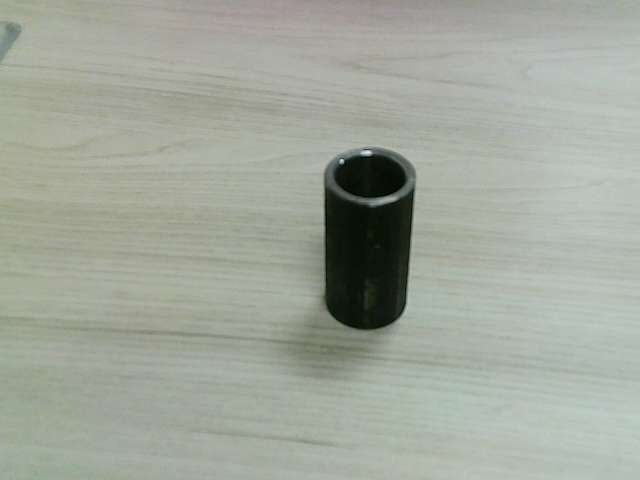
#> input picture dataset/eca_0000.jpg, 640 x 480 px; its folder holds only this picture in this run
$ python auto_label.py
#> lines starting #> are read from the running program, lines starting #| are printed output that depends on the picture; after the words box and inside, x2 and y2 are one past the last pixel; in counts of white or black regions, pixels touching at a corner belong together
import cv2
import os
import glob
import numpy as np

def auto_label():
    img_dir = "dataset"
    images = glob.glob(os.path.join(img_dir, "*.jpg"))

    print(f"Encontradas {len(images)} imagens.")

    for img_path in images:
        img = cv2.imread(img_path)
#> img is the input picture: shape (480, 640, 3); mean B, G, R 156.5, 167.2, 161.7
        h, w = img.shape[:2]
#> h = 480; w = 640

        # Converte para cinza e aplica blur/threshold
        gray = cv2.cvtColor(img, cv2.COLOR_BGR2GRAY)
        blurred = cv2.GaussianBlur(gray, (7, 7), 0)

        # Tenta detectar bordas/objetos
        # Método Otsu é bom para separar fundo de objeto se houver contraste
        _, thresh = cv2.threshold(blurred, 0, 255, cv2.THRESH_BINARY_INV + cv2.THRESH_OTSU)
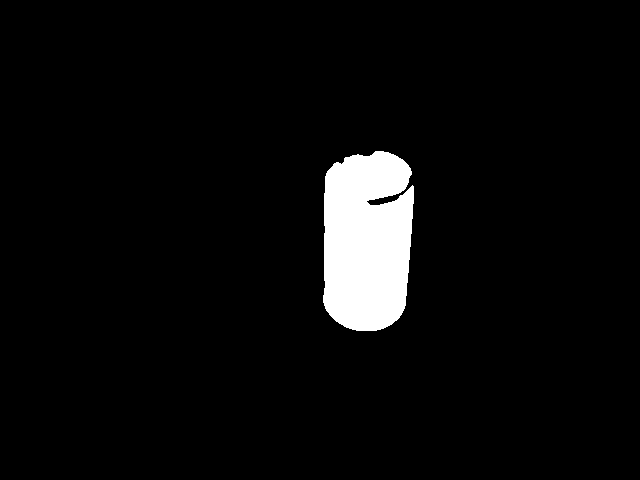
#> thresh: shape (480, 640); 4.6% white; 1 white region

        # Encontra contornos
        contours, _ = cv2.findContours(thresh, cv2.RETR_EXTERNAL, cv2.CHAIN_APPROX_SIMPLE)
#> contours = 1 contour; box (x1, y1, x2, y2) and area: (323, 151, 414, 331) 13806

        if not contours:
            print(f"Aviso: Nenhum objeto detectado em {img_path}")
            continue

        # Pega o maior contorno (assumindo que é a peça)
        c = max(contours, key=cv2.contourArea)
#> c = contour of 179 points, box (x1, y1, x2, y2) (323, 151, 414, 331), area 13806

        # Pega o bounding box
        x, y, bw, bh = cv2.boundingRect(c)
#> x = 323; y = 151; bw = 91; bh = 180

        # Filtro simples: se for muito pequeno (ruído) ou muito grande (toda a tela), ignora
        if cv2.contourArea(c) < 1000 or (bw * bh) > (w * h * 0.95):
            # Se falhar, usa um box central como fallback
            cx, cy = w / 2, h / 2
            bw, bh = w * 0.4, h * 0.4
            x, y = cx - bw/2, cy - bh/2

        # Converte para formato YOLO (normalizado 0-1 e centro x,y)
        # class x_center y_center width height
        cx = (x + bw / 2) / w
#> cx = 0.576
        cy = (y + bh / 2) / h
#> cy = 0.502
        nw = bw / w
#> nw = 0.142
        nh = bh / h
#> nh = 0.375

        # Salva o arquivo .txt com o mesmo nome da imagem
        txt_path = img_path.replace(".jpg", ".txt")
        with open(txt_path, "w") as f:
            f.write(f"0 {cx:.6f} {cy:.6f} {nw:.6f} {nh:.6f}\n")

        print(f"Gerado label para {os.path.basename(img_path)}")

if __name__ == "__main__":
    auto_label()

$ run again, on dataset/eca_0004.jpg
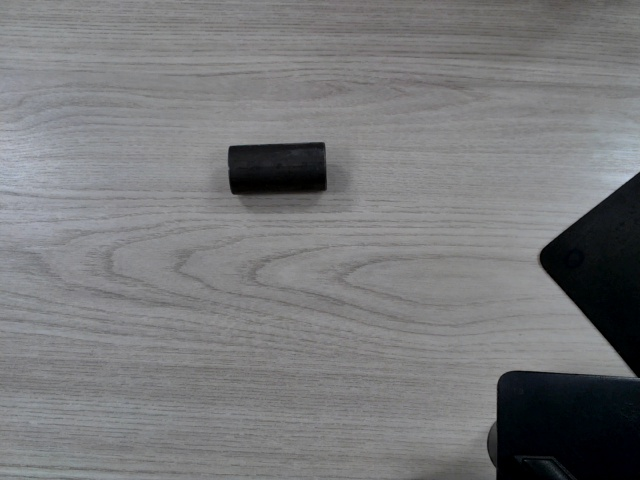
#> input picture dataset/eca_0004.jpg, 640 x 480 px
#> in auto_label, img is the input picture: shape (480, 640, 3); mean B, G, R 122.3, 120.8, 120.1
#> in auto_label, `_, thresh = cv2.threshold(blurred, 0, 255, cv2.THRESH_BINARY_INV + cv2..`:
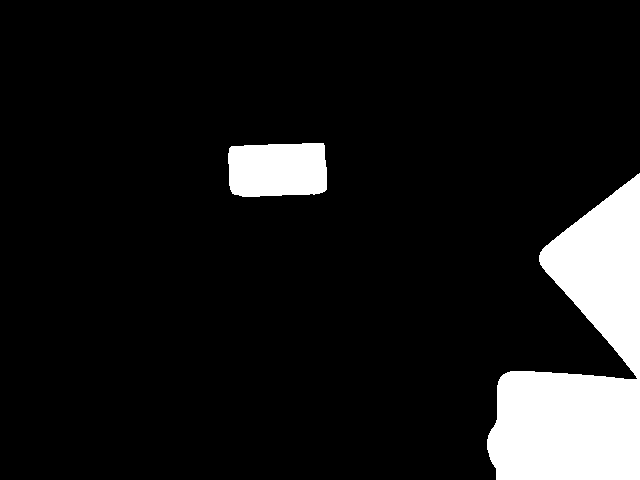
#> thresh: shape (480, 640); 10.2% white; 2 white regions
#> contours = 2 contours; box (x1, y1, x2, y2) and area: (487, 173, 640, 480) 26039, (228, 143, 327, 197) 4806
#> c = contour of 149 points, box (x1, y1, x2, y2) (487, 173, 640, 480), area 26039
#> x = 487; y = 173; bw = 153; bh = 307
#> cx = 0.88
#> cy = 0.68
#> nw = 0.239
#> nh = 0.64

$ run again, on dataset/eca_0005.jpg
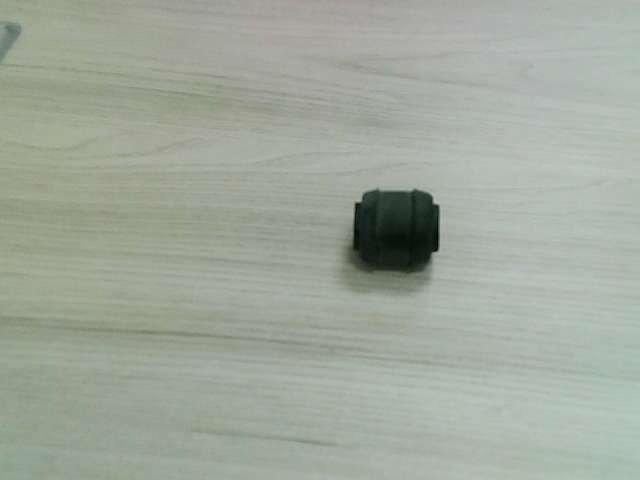
#> input picture dataset/eca_0005.jpg, 640 x 480 px
#> in auto_label, img is the input picture: shape (480, 640, 3); mean B, G, R 156.9, 168.6, 161
#> in auto_label, `_, thresh = cv2.threshold(blurred, 0, 255, cv2.THRESH_BINARY_INV + cv2..`:
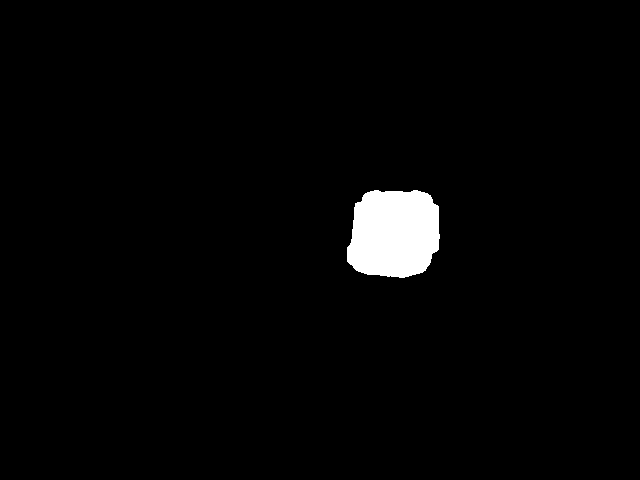
#> thresh: shape (480, 640); 2.2% white; 1 white region
#> contours = 1 contour; box (x1, y1, x2, y2) and area: (347, 190, 440, 278) 6728
#> c = contour of 112 points, box (x1, y1, x2, y2) (347, 190, 440, 278), area 6728
#> x = 347; y = 190; bw = 93; bh = 88
#> cx = 0.615
#> cy = 0.487
#> nw = 0.145
#> nh = 0.183

$ run again, on dataset/eca_0006.jpg
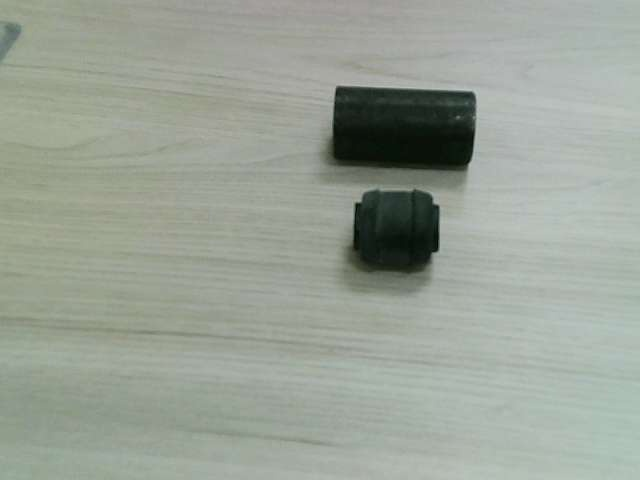
#> input picture dataset/eca_0006.jpg, 640 x 480 px
#> in auto_label, img is the input picture: shape (480, 640, 3); mean B, G, R 151, 161.7, 154.1
#> in auto_label, `_, thresh = cv2.threshold(blurred, 0, 255, cv2.THRESH_BINARY_INV + cv2..`:
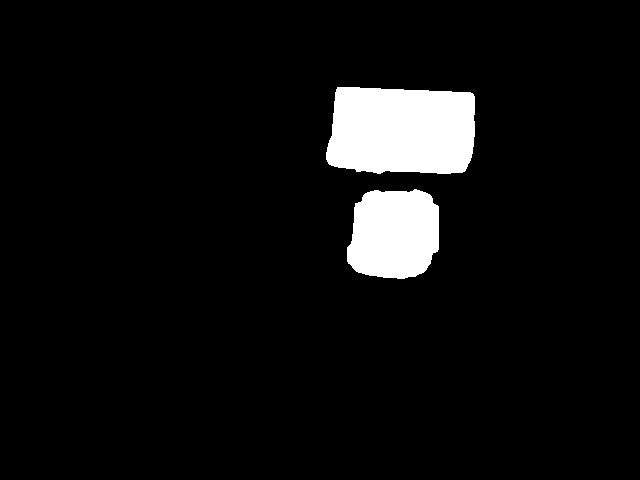
#> thresh: shape (480, 640); 6.1% white; 2 white regions
#> contours = 2 contours; box (x1, y1, x2, y2) and area: (326, 87, 475, 174) 11459, (347, 189, 439, 279) 6818
#> c = contour of 102 points, box (x1, y1, x2, y2) (326, 87, 475, 174), area 11459
#> x = 326; y = 87; bw = 149; bh = 87
#> cx = 0.626
#> cy = 0.272
#> nw = 0.233
#> nh = 0.181

$ run again, on dataset/eca_0001.jpg
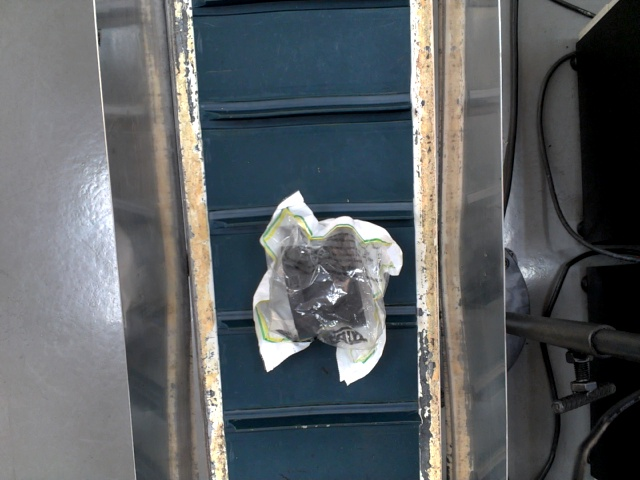
#> input picture dataset/eca_0001.jpg, 640 x 480 px
#> in auto_label, img is the input picture: shape (480, 640, 3); mean B, G, R 98.7, 95.8, 91.2
#> in auto_label, `gray = cv2.cvtColor(img, cv2.COLOR_BGR2GRAY)`:
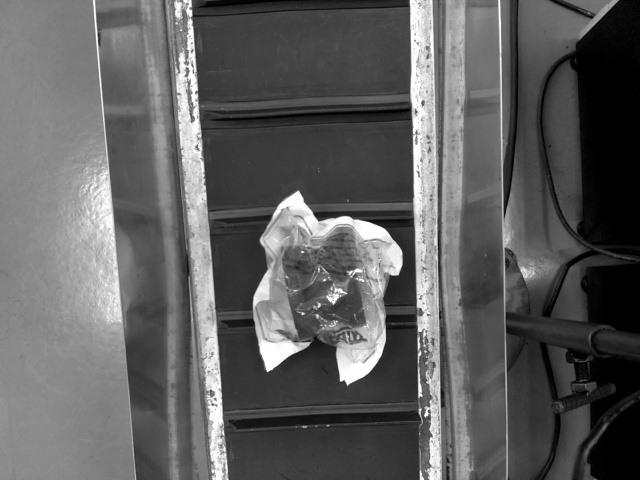
#> gray: shape (480, 640); min 0, max 255, mean 94.7
#> in auto_label, `_, thresh = cv2.threshold(blurred, 0, 255, cv2.THRESH_BINARY_INV + cv2..`:
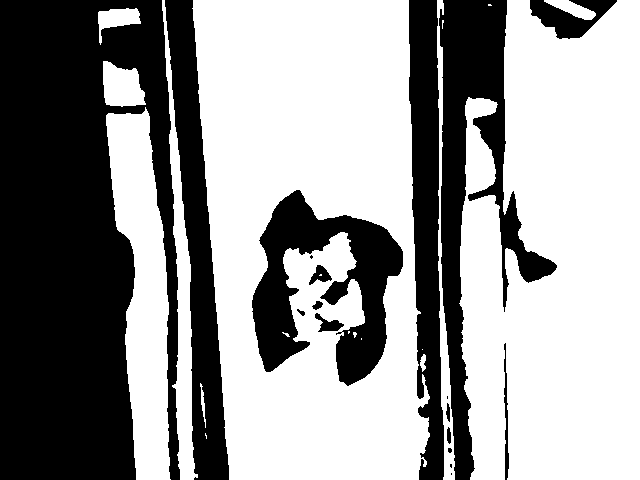
#> thresh: shape (480, 640); 59.5% white; 18 black regions (5 under 20 px)
#> contours = 14 contours, 4 with area under 20; largest, box (x1, y1, x2, y2) and area: (192, 0, 430, 480) 97518, (459, 0, 640, 480) 72652, (106, 107, 171, 480) 13927, (162, 0, 198, 480) 4564, (437, 0, 455, 480) 2108
#> c = contour of 231 points, box (x1, y1, x2, y2) (192, 0, 430, 480), area 97518
#> x = 192; y = 0; bw = 238; bh = 480
#> cx = 0.486
#> cy = 0.5
#> nw = 0.372
#> nh = 1
